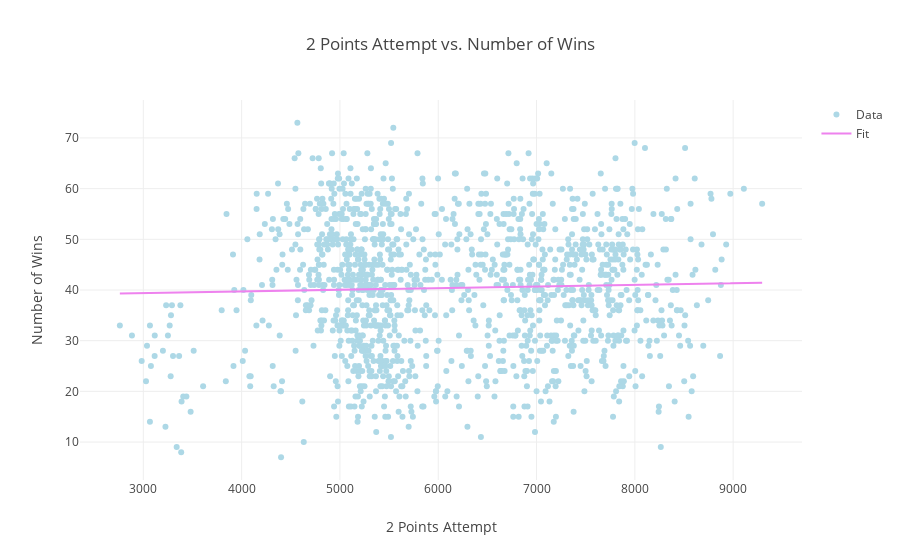

Notebook source saved alongside this figure:
### Code cell
layout = Layout({
        'title' : "2 Points Attempt vs. Number of Wins",
        'xaxis' : {'title' : '2 Points Attempt'},
        'yaxis' : {'title' : 'Number of Wins'}
    })

fig = Figure(data = traces, layout = layout)

py.iplot(fig)

### Figure 1 — Plotly figure (JSON) as saved in the notebook; plotly's stock layout.template omitted (floating-point values rounded to 4 significant figures; data arrays with more than 128 entries replaced by an {"elided": "..."} marker saying what was removed)
{"data": [{"marker": {"color": "lightblue"}, "mode": "markers", "name": "Data", "type": "scatter", "x": {"elided": "1327 int values"}, "y": {"elided": "1327 int values"}}, {"marker": {"color": "violet"}, "mode": "lines", "name": "Fit", "type": "scatter", "x": {"elided": "1327 int values"}, "y": {"elided": "1327 float values"}}], "layout": {"title": "2 Points Attempt vs. Number of Wins", "xaxis": {"title": "2 Points Attempt"}, "yaxis": {"title": "Number of Wins"}}}
